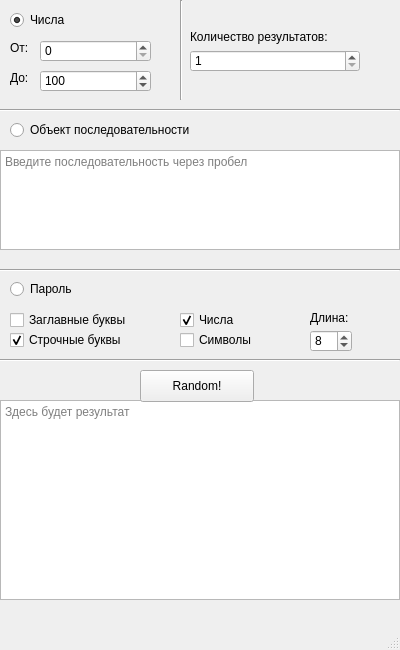
<?xml version="1.0" encoding="UTF-8"?>
<ui version="4.0">
 <class>MainWindow</class>
 <widget class="QMainWindow" name="MainWindow">
  <property name="geometry">
   <rect>
    <x>0</x>
    <y>0</y>
    <width>400</width>
    <height>650</height>
   </rect>
  </property>
  <property name="windowTitle">
   <string>Random</string>
  </property>
  <widget class="QWidget" name="centralwidget">
   <widget class="QRadioButton" name="neednums">
    <property name="geometry">
     <rect>
      <x>10</x>
      <y>10</y>
      <width>61</width>
      <height>20</height>
     </rect>
    </property>
    <property name="text">
     <string>Числа</string>
    </property>
    <property name="checked">
     <bool>true</bool>
    </property>
   </widget>
   <widget class="QLabel" name="froml">
    <property name="geometry">
     <rect>
      <x>10</x>
      <y>40</y>
      <width>31</width>
      <height>16</height>
     </rect>
    </property>
    <property name="text">
     <string>От:</string>
    </property>
   </widget>
   <widget class="QLabel" name="tol">
    <property name="geometry">
     <rect>
      <x>10</x>
      <y>70</y>
      <width>31</width>
      <height>16</height>
     </rect>
    </property>
    <property name="text">
     <string>До:</string>
    </property>
   </widget>
   <widget class="Line" name="line">
    <property name="geometry">
     <rect>
      <x>0</x>
      <y>100</y>
      <width>400</width>
      <height>20</height>
     </rect>
    </property>
    <property name="orientation">
     <enum>Qt::Horizontal</enum>
    </property>
   </widget>
   <widget class="QRadioButton" name="needobj">
    <property name="geometry">
     <rect>
      <x>10</x>
      <y>120</y>
      <width>211</width>
      <height>20</height>
     </rect>
    </property>
    <property name="text">
     <string>Объект последовательности</string>
    </property>
    <property name="checked">
     <bool>false</bool>
    </property>
   </widget>
   <widget class="QPlainTextEdit" name="sequence">
    <property name="geometry">
     <rect>
      <x>0</x>
      <y>150</y>
      <width>400</width>
      <height>100</height>
     </rect>
    </property>
    <property name="documentTitle">
     <string/>
    </property>
    <property name="placeholderText">
     <string>Введите последовательность через пробел</string>
    </property>
   </widget>
   <widget class="QPlainTextEdit" name="res">
    <property name="geometry">
     <rect>
      <x>0</x>
      <y>400</y>
      <width>400</width>
      <height>200</height>
     </rect>
    </property>
    <property name="placeholderText">
     <string>Здесь будет результат</string>
    </property>
   </widget>
   <widget class="Line" name="line_2">
    <property name="geometry">
     <rect>
      <x>0</x>
      <y>260</y>
      <width>400</width>
      <height>20</height>
     </rect>
    </property>
    <property name="orientation">
     <enum>Qt::Horizontal</enum>
    </property>
   </widget>
   <widget class="QRadioButton" name="needpass">
    <property name="geometry">
     <rect>
      <x>10</x>
      <y>279</y>
      <width>71</width>
      <height>20</height>
     </rect>
    </property>
    <property name="text">
     <string>Пароль</string>
    </property>
    <property name="checked">
     <bool>false</bool>
    </property>
   </widget>
   <widget class="Line" name="line_3">
    <property name="geometry">
     <rect>
      <x>180</x>
      <y>0</y>
      <width>3</width>
      <height>100</height>
     </rect>
    </property>
    <property name="orientation">
     <enum>Qt::Vertical</enum>
    </property>
   </widget>
   <widget class="QLabel" name="quantl">
    <property name="geometry">
     <rect>
      <x>190</x>
      <y>29</y>
      <width>170</width>
      <height>16</height>
     </rect>
    </property>
    <property name="text">
     <string>Количество результатов:</string>
    </property>
   </widget>
   <widget class="QSpinBox" name="resquant">
    <property name="geometry">
     <rect>
      <x>190</x>
      <y>50</y>
      <width>170</width>
      <height>22</height>
     </rect>
    </property>
    <property name="minimum">
     <number>1</number>
    </property>
    <property name="maximum">
     <number>100</number>
    </property>
   </widget>
   <widget class="QCheckBox" name="upletters">
    <property name="geometry">
     <rect>
      <x>10</x>
      <y>310</y>
      <width>131</width>
      <height>20</height>
     </rect>
    </property>
    <property name="text">
     <string>Заглавные буквы</string>
    </property>
   </widget>
   <widget class="QCheckBox" name="lowletters">
    <property name="geometry">
     <rect>
      <x>10</x>
      <y>330</y>
      <width>131</width>
      <height>20</height>
     </rect>
    </property>
    <property name="text">
     <string>Строчные буквы</string>
    </property>
    <property name="checked">
     <bool>true</bool>
    </property>
   </widget>
   <widget class="QCheckBox" name="numbers">
    <property name="geometry">
     <rect>
      <x>180</x>
      <y>310</y>
      <width>71</width>
      <height>20</height>
     </rect>
    </property>
    <property name="text">
     <string>Числа</string>
    </property>
    <property name="checked">
     <bool>true</bool>
    </property>
   </widget>
   <widget class="QCheckBox" name="symbols">
    <property name="geometry">
     <rect>
      <x>180</x>
      <y>330</y>
      <width>81</width>
      <height>20</height>
     </rect>
    </property>
    <property name="text">
     <string>Символы</string>
    </property>
   </widget>
   <widget class="QLabel" name="lenl">
    <property name="geometry">
     <rect>
      <x>310</x>
      <y>310</y>
      <width>59</width>
      <height>16</height>
     </rect>
    </property>
    <property name="text">
     <string>Длина:</string>
    </property>
   </widget>
   <widget class="QSpinBox" name="lenpass">
    <property name="geometry">
     <rect>
      <x>310</x>
      <y>330</y>
      <width>42</width>
      <height>22</height>
     </rect>
    </property>
    <property name="minimum">
     <number>1</number>
    </property>
    <property name="value">
     <number>8</number>
    </property>
   </widget>
   <widget class="Line" name="line_4">
    <property name="geometry">
     <rect>
      <x>0</x>
      <y>350</y>
      <width>400</width>
      <height>20</height>
     </rect>
    </property>
    <property name="orientation">
     <enum>Qt::Horizontal</enum>
    </property>
   </widget>
   <widget class="QPushButton" name="needrand">
    <property name="geometry">
     <rect>
      <x>140</x>
      <y>370</y>
      <width>114</width>
      <height>32</height>
     </rect>
    </property>
    <property name="text">
     <string>Random!</string>
    </property>
   </widget>
   <widget class="QSpinBox" name="ton">
    <property name="geometry">
     <rect>
      <x>40</x>
      <y>70</y>
      <width>111</width>
      <height>22</height>
     </rect>
    </property>
    <property name="minimum">
     <number>1</number>
    </property>
    <property name="maximum">
     <number>1000000</number>
    </property>
    <property name="value">
     <number>100</number>
    </property>
   </widget>
   <widget class="QSpinBox" name="fromn">
    <property name="geometry">
     <rect>
      <x>40</x>
      <y>40</y>
      <width>111</width>
      <height>22</height>
     </rect>
    </property>
    <property name="maximum">
     <number>1000000</number>
    </property>
   </widget>
  </widget>
  <widget class="QMenuBar" name="menubar">
   <property name="geometry">
    <rect>
     <x>0</x>
     <y>0</y>
     <width>400</width>
     <height>22</height>
    </rect>
   </property>
  </widget>
  <widget class="QStatusBar" name="statusbar"/>
 </widget>
 <resources/>
 <connections/>
</ui>
